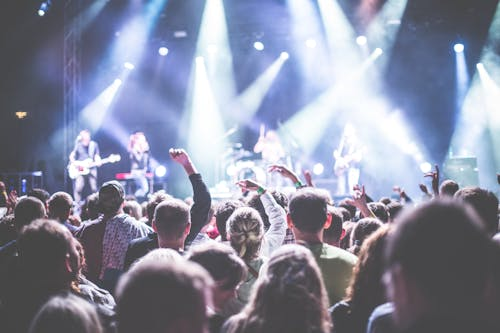
#> input picture Illumination-Adaptive-Transformer/IAT_enhance/con.jpeg, 500 x 333 px
$ python brightness.py
#> lines starting #> are read from the running program, lines starting #| are printed output that depends on the picture; long printed decimals are rounded
import cv2
import numpy as np
from PIL import Image


def calculate_brightness(image):
    """
    Calculate the brightness level of an image.
    Args:
        image (numpy.ndarray): Input image in range [0, 1].
    Returns:
        float: Brightness level (0 for dark, 1 for bright).
    """
    gray = cv2.cvtColor(image, cv2.COLOR_RGB2GRAY)  # Convert to grayscale
    brightness = np.mean(gray)  # Calculate average brightness
    return brightness

file_name = "con.jpeg"
img = Image.open(file_name)
#> img is the input picture: PIL image 500x333 RGB; mean R, G, B 136.6, 140.7, 159.8
img = (np.asarray(img)/ 255.0)
#> img: shape (333, 500, 3) float64
img = img.astype(np.float32)


brightness = calculate_brightness(img)
#> in calculate_brightness, `gray = cv2.cvtColor(image, cv2.COLOR_RGB2GRAY)`:
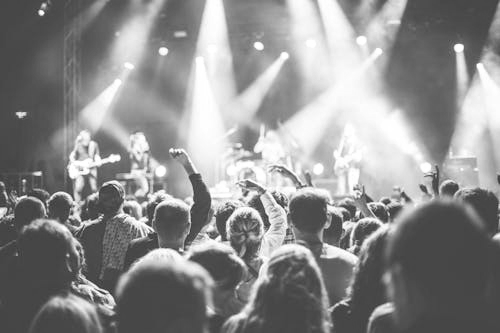
#> gray: shape (333, 500) float32; min 0.185, max 1, mean 0.555
#> in calculate_brightness, `brightness = np.mean(gray)`: brightness = 0.555
#> brightness = 0.555
print(brightness)
#| 0.5554
